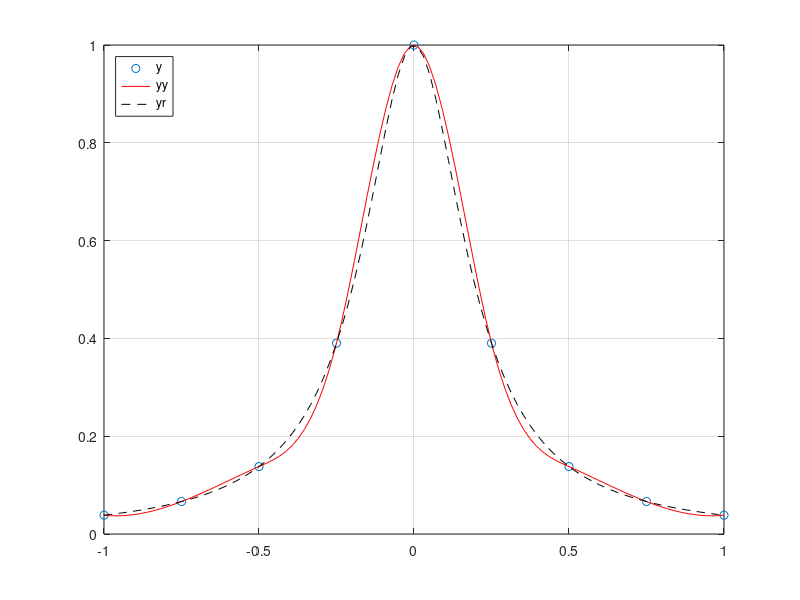

Reproduce this figure in MATLAB.
clear all
x=linspace(-1,1,9);
y=1./(1+25*x.^2);
xx=linspace(-1,1);
yy=spline(x,y,xx);
yr=1./(1+25*xx.^2);
plot(x,y,'o',xx,yy,'r',xx,yr,'k--')
grid on
legend('y','yy','yr','Location','Northwest')
